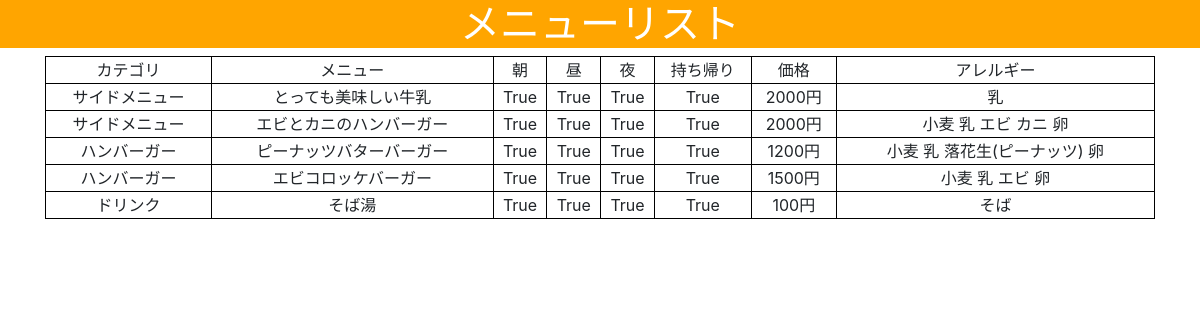
The page / on the database its author committed.
### menulist/models.py (models this page shows, shortened)
class Menu(models.Model):
    class Meta:
        db_table    = "menu"
    category    = models.ForeignKey(Category,verbose_name="カテゴリ名",on_delete=models.PROTECT)
    name        = models.CharField(verbose_name="品名",max_length=20)
    breakfast   = models.BooleanField(verbose_name="朝メニュー",default=True)
    lunch       = models.BooleanField(verbose_name="昼メニュー",default=True)
    dinner      = models.BooleanField(verbose_name="夜メニュー",default=True)
    takeout     = models.BooleanField(verbose_name="テイクアウト",default=True)
    price       = models.IntegerField(verbose_name="価格")
    allergy     = models.ManyToManyField(Allergy,verbose_name="含むアレルギー")

class Category(models.Model):
    class Meta:
        db_table    = "category"
    id          = models.UUIDField(primary_key=True, default=uuid.uuid4, editable=False)
    name        = models.CharField(verbose_name="カテゴリ名",max_length=10)
    def __str__(self):
        return self.name

class Allergy(models.Model):
    class Meta:
        db_table    = "allergy"
    id          = models.UUIDField(primary_key=True, default=uuid.uuid4, editable=False)
    name        = models.CharField(verbose_name="アレルギー名",max_length=10)
    def __str__(self):
        return self.name

### menulist/views.py (the view)
class MenuView(View):
    def get(self, request, *args, **kwargs):
        data    = Menu.objects.order_by("category")
        context = { "data":data }
        return render(request,"menulist/index.html",context)

### templates/menulist/index.html (shortened to what this page needs)
{% load static %}
<!DOCTYPE html>
<html lang="ja">
<head>
    <link rel="stylesheet" href="https://stackpath.bootstrapcdn.com/bootstrap/4.4.1/css/bootstrap.min.css">
    <link rel="stylesheet" href="https://use.fontawesome.com/releases/v5.1.0/css/all.css">
    <link rel="stylesheet" href="{% static 'menulist/css/style.css' %}">
</head>
<body>
    <h1 class="text-center text-white" style="background:orange;">メニューリスト</h1>
    <main class="container">
        <table>
            <thead>
                <tr>
                    <td>カテゴリ</td>
                    <td>メニュー</td>
                    <td>朝</td>
                    <td>昼</td>
                    <td>夜</td>
                    <td>持ち帰り</td>
                    <td>価格</td>
                    <td>アレルギー</td>
                </tr>
            </thead>
            <tbody>
                {% for content in data %}
                <tr>
                    <td>{{ content.category }}</td>
                    <td>{{ content.name }}</td>
                    <td>{{ content.breakfast }}</td>
                    <td>{{ content.lunch }}</td>
                    <td>{{ content.dinner }}</td>
                    <td>{{ content.takeout }}</td>
                    <td>{{ content.price }}円</td>
                    <td>{% for allergy in content.allergy.all %}{{ allergy }} {% endfor %}</td>
                </tr>
                {% endfor %}
            </tbody>
        </table>
    </main>
</body>
</html>

### static/menulist/css/style.css (style rules this page uses)
table { width:100%; }
td { border:solid 0.1rem black; text-align:center; }

### rows shown on the page
Menu: category "サイドメニュー", name "とっても美味しい牛乳", breakfast "True", lunch "True", dinner "True", takeout "True", price "2000"
Allergy: name "乳"
Menu: category "サイドメニュー", name "エビとカニのハンバーガー", breakfast "True", lunch "True", dinner "True", takeout "True", price "2000"
Allergy: name "小麦"
Allergy: name "エビ"
Allergy: name "カニ"
Allergy: name "卵"
Menu: category "ハンバーガー", name "ピーナッツバターバーガー", breakfast "True", lunch "True", dinner "True", takeout "True", price "1200"
Allergy: name "落花生(ピーナッツ)"
Menu: category "ハンバーガー", name "エビコロッケバーガー", breakfast "True", lunch "True", dinner "True", takeout "True", price "1500"
Menu: category "ドリンク", name "そば湯", breakfast "True", lunch "True", dinner "True", takeout "True", price "100"
Allergy: name "そば"
